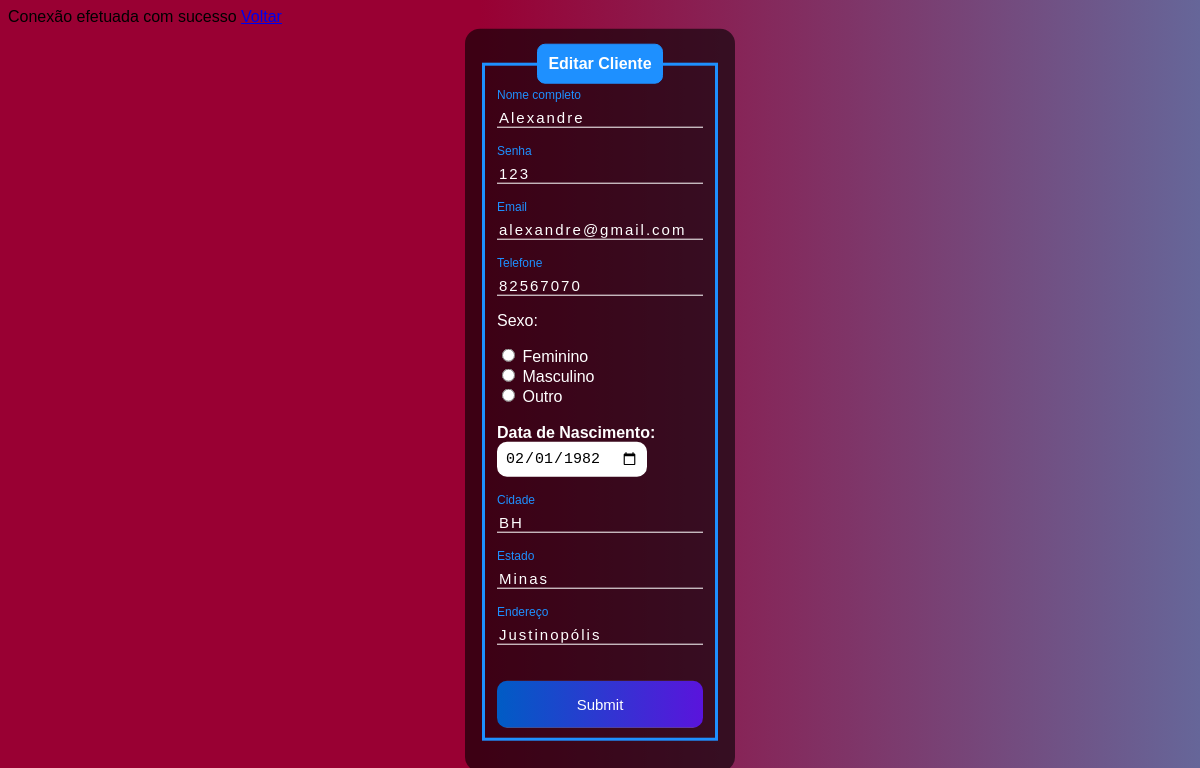
The page /edit.php?id=1 on the database its author committed.
### tables this page shows
CREATE TABLE IF NOT EXISTS `usuarios` (
  `id` int NOT NULL AUTO_INCREMENT,
  `nome` varchar(45) NOT NULL,
  `email` varchar(110) NOT NULL,
  `telefone` varchar(15) DEFAULT NULL,
  `sexo` enum('Masculino','Feminino','Outro') NOT NULL,
  `data_nasc` date NOT NULL,
  `cidade` varchar(45) NOT NULL,
  `estado` char(45) NOT NULL,
  `endereco` varchar(150) NOT NULL,
  `senha` varchar(255) NOT NULL,
  PRIMARY KEY (`id`),
  UNIQUE KEY `email` (`email`)
);

### edit.php (the view, shortened to what this page needs)
<?php
    include_once('config.php');
    if(!empty($_GET['id']))
    {
        $id = $_GET['id'];
        $sqlSelect = "SELECT * FROM usuarios WHERE id=$id";
        $result = $conexao->query($sqlSelect);
        if($result->num_rows > 0)
        {
            while($user_data = mysqli_fetch_assoc($result))
            {
                $nome = $user_data['nome'];
                $senha = $user_data['senha'];
                $email = $user_data['email'];
                $telefone = $user_data['telefone'];
                $sexo = $user_data['sexo'];
                $data_nasc = $user_data['data_nasc'];
                $cidade = $user_data['cidade'];
                $estado = $user_data['estado'];
                $endereco = $user_data['endereco'];
            }
        }
        else
        {
            header('Location: sistema.php');
        }
    }
    else
    {
        header('Location: sistema.php');
    }
?>
<!DOCTYPE html>
<html lang="en">
<head>
</head>
<body>
    <a href="sistema.php">Voltar</a>
    <div class="box">
        <form action="saveEdit.php" method="POST">
            <fieldset>
                <legend><b>Editar Cliente</b></legend>
                <br>
                <div class="inputBox">
                    <input type="text" name="nome" id="nome" class="inputUser" value=<?php echo $nome;?> required>
                    <label for="nome" class="labelInput">Nome completo</label>
                </div>
                <br><br>
                <div class="inputBox">
                    <input type="text" name="senha" id="senha" class="inputUser" value=<?php echo $senha;?> required>
                    <label for="senha" class="labelInput">Senha</label>
                </div>
                <br><br>
                <div class="inputBox">
                    <input type="text" name="email" id="email" class="inputUser" value=<?php echo $email;?> required>
                    <label for="email" class="labelInput">Email</label>
                </div>
                <br><br>
                <div class="inputBox">
                    <input type="tel" name="telefone" id="telefone" class="inputUser" value=<?php echo $telefone;?> required>
                    <label for="telefone" class="labelInput">Telefone</label>
                </div>
                <p>Sexo:</p>
                <input type="radio" id="feminino" name="genero" value="feminino" <?php echo ($sexo == 'feminino') ? 'checked' : '';?> required>
                <label for="feminino">Feminino</label>
                <br>
                <input type="radio" id="masculino" name="genero" value="masculino" <?php echo ($sexo == 'masculino') ? 'checked' : '';?> required>
                <label for="masculino">Masculino</label>
                <br>
                <input type="radio" id="outro" name="genero" value="outro" <?php echo ($sexo == 'outro') ? 'checked' : '';?> required>
                <label for="outro">Outro</label>
                <br><br>
                <label for="data_nascimento"><b>Data de Nascimento:</b></label>
                <input type="date" name="data_nascimento" id="data_nascimento" value=<?php echo $data_nasc;?> required>
                <br><br><br>
                <div class="inputBox">
                    <input type="text" name="cidade" id="cidade" class="inputUser" value=<?php echo $cidade;?> required>
                    <label for="cidade" class="labelInput">Cidade</label>
                </div>
                <br><br>
                <div class="inputBox">
                    <input type="text" name="estado" id="estado" class="inputUser" value=<?php echo $estado;?> required>
                    <label for="estado" class="labelInput">Estado</label>
                </div>
                <br><br>
                <div class="inputBox">
                    <input type="text" name="endereco" id="endereco" class="inputUser" value=<?php echo $endereco;?> required>
                    <label for="endereco" class="labelInput">Endereço</label>
                </div>
                <br><br>
                <input type="submit" name="update" id="submit">
            </fieldset>
        </form>
    </div>
</body>
</html>

### edit.php (style rules this page uses)
body { font-family: Arial, Helvetica, sans-serif; background-image: linear-gradient(to left, #666699 0%, #990033 60%); }
.box { color: white; position: absolute; top: 50%; left: 50%; transform: translate(-50%,-50%); background-color: rgba(0, 0, 0, 0.6); padding: 15px; border-radius: 15px; width: 20%; }
fieldset { border: 3px solid dodgerblue; }
legend { border: 1px solid dodgerblue; padding: 10px; text-align: center; background-color: dodgerblue; border-radius: 8px; }
.inputBox { position: relative; }
.inputUser { background: none; border: none; border-bottom: 1px solid white; outline: none; color: white; font-size: 15px; width: 100%; letter-spacing: 2px; }
.labelInput { position: absolute; top: 0px; left: 0px; pointer-events: none; transition: .5s; }
.inputUser:focus ~ .labelInput, .inputUser:valid ~ .labelInput { top: -20px; font-size: 12px; color: dodgerblue; }
#data_nascimento { border: none; padding: 8px; border-radius: 10px; outline: none; font-size: 15px; }
#submit { background-image: linear-gradient(to right,rgb(0, 92, 197), rgb(90, 20, 220)); width: 100%; border: none; padding: 15px; color: white; font-size: 15px; cursor: pointer; border-radius: 10px; }

### rows shown on the page
usuarios: nome "Alexandre", senha "123", email "alexandre@gmail.com", telefone "82567070", sexo "☐ Feminino", sexo "☐ Masculino", sexo "☐ Outro", data_nascimento "02/01/1982", cidade "BH", estado "Minas", endereco "Justinopólis"
